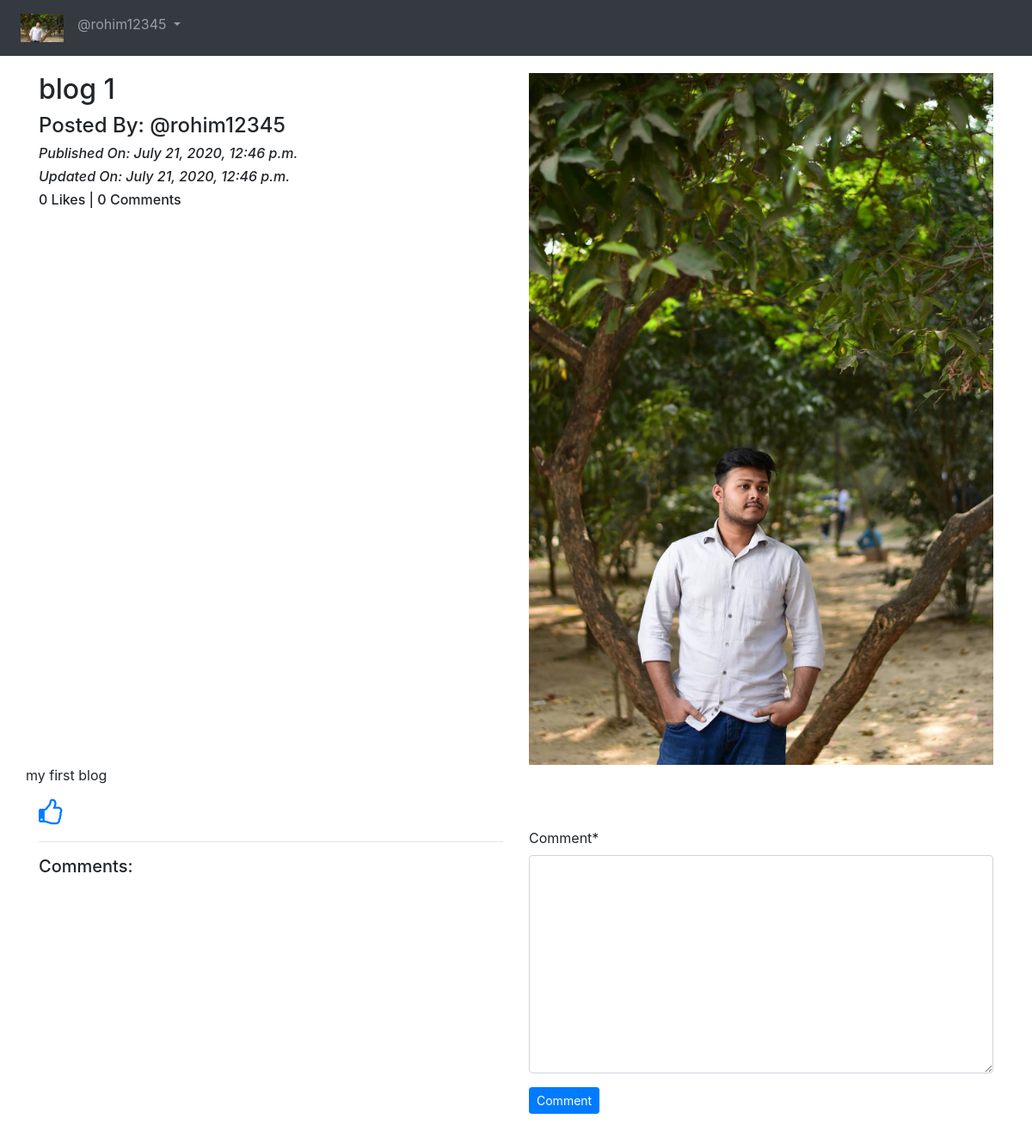
/blog/details/blog-1-bba34990-86fd-40ae-9213-74547a19eee0 (signed in), run on the app's committed database.
### app_Blog/models.py (models this page shows, shortened)
class Blog(models.Model):
    author = models.ForeignKey(User, on_delete=models.CASCADE, related_name='post_author')
    blog_title = models.CharField(max_length=264, verbose_name="Put a Title")
    slug = models.SlugField(max_length=264, unique=True)
    blog_content = models.TextField(verbose_name="What is on your mind?")
    blog_image = models.ImageField(upload_to='blog_images', verbose_name="Image")
    publish_date = models.DateTimeField(auto_now_add=True)
    update_date = models.DateTimeField(auto_now=True)
    class Meta:
        ordering = ['-publish_date', ]

### app_Blog/views.py (the view, shortened to what this page needs)
# urls.py: path('details/<slug:slug>', views.blog_details, name='blog_details'),
@login_required
def blog_details(request, slug):
    blog = Blog.objects.get(slug=slug)
    comment_form = CommentForm()
    already_liked = Likes.objects.filter(blog=blog, user= request.user)
    if already_liked:
        liked = True
    else:
        liked = False
    return render(request, 'app_Blog/blog_details.html', context={'blog':blog, 'comment_form':comment_form, 'liked':liked,})

### app_Blog/forms.py
class CommentForm(forms.ModelForm):
    class Meta:
        model = Comment
        fields = ('comment',)

### templates/app_Blog/blog_details.html (shortened to what this page needs)
{% extends 'base.html' %}
{% load crispy_forms_tags %}
{% block body_block %}
<div class="row">
  <div class="col-sm-6">
    <h2>{{blog.blog_title}}</h2>
    <h4>Posted By: @{{blog.author}}</h4>
    <i><h6>Published On: {{blog.publish_date}}</h6></i>
    <i><h6>Updated On: {{blog.update_date}}</h6></i>
    <h6>{{blog.liked_blog.count}} Likes | {{blog.blog_comment.count}} Comments</h6>
  </div>
  <div class="col-sm-6">
    <img src="/media/{{blog.blog_image}}" width="100%">
  </div>
  <p>
    {{blog.blog_content|linebreaks}}
  </p>
  </div>
  {% if not liked %}
  <a href="{% url 'app_Blog:liked_post' pk=blog.pk %}">
    <i class="fa fa-thumbs-o-up fa-2x" aria-hidden="true"></i>
  </a>
  {% else %}
  <a href="{% url 'app_Blog:unliked_post' pk=blog.pk %}">
    <i class="fa fa-thumbs-o-down fa-2x" aria-hidden="true"></i>
  </a>
  {% endif %}
  <div class="row">
    <div class="col-sm-6">
      <hr>
      <h5>Comments:</h5>
    </div>
    <div class="col-sm-6">
      <form method="POST">
        {{ comment_form|crispy }}
        <button type="submit" class="btn btn-primary btn-sm">Comment</button>
      </form>
    </div>
  </div>
  <br>
  <br>
  {% endblock %}

### templates/base.html (shortened to what this page needs)
<!DOCTYPE html>
{% load static %}
<html lang="en" dir="ltr">
<head>
  <link rel="stylesheet" href="https://maxcdn.bootstrapcdn.com/bootstrap/4.4.1/css/bootstrap.min.css">
  <link href="https://maxcdn.bootstrapcdn.com/font-awesome/4.7.0/css/font-awesome.min.css" rel="stylesheet">
</head>
<body>
  <nav class="navbar navbar-expand-sm bg-dark navbar-dark">
    <ul class="navbar-nav">
      <li class="nav-item active">
        <a class="nav-link" href="{% url 'index' %}"><img src="/media/profile_pics/pst-1.jpg" width="50px"></a>
      </li>
      {% if user.is_authenticated %}
      <div class="nav-item dropdown">
        <a class="nav-link dropdown-toggle" href="#" id="navbardrop" data-toggle="dropdown">
          @{{user.username}}
        </a>
      </div>
      {% endif %}
    </ul>
  </nav>
  <div class="container" style="padding-top:20px">
    {% block body_block %}
    {% endblock %}
  </div>
</body>
</html>

### data on the page
Blog: blog_title "blog 1", author "rohim12345", publish_date "July 21, 2020, 12:46 p.m.", update_date "July 21, 2020, 12:46 p.m.", liked_blog.count "0", blog_comment.count "0", blog_image (picture), blog_content "my first blog"

### other printed values
{{ user.username }} "rohim12345"
